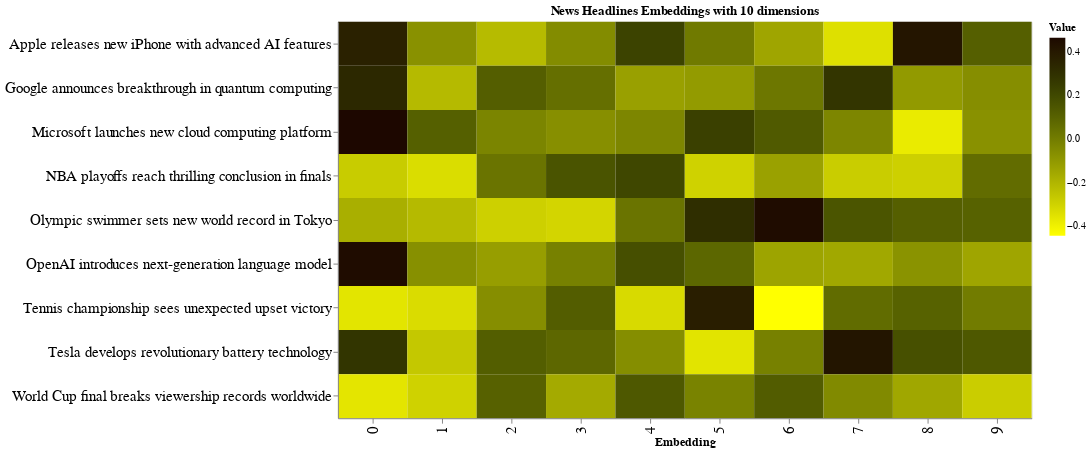

The notebook cell saved with this chart:
### Code cell
heatmap_result

### Figure 1 — Vega-Lite specification as saved in the notebook (floating-point values rounded to 4 significant figures)
{"config": {"view": {"continuousWidth": 300, "continuousHeight": 300}, "axis": {"labelFontSize": 15, "titleFontSize": 12}, "background": "#ffffff"}, "data": {"name": "data-bee07b48dfac9a21ab3a93e929297d92"}, "mark": {"type": "rect"}, "encoding": {"color": {"field": "value", "scale": {"range": ["yellow", "#000000"]}, "title": "Value", "type": "quantitative"}, "x": {"field": "variable", "title": "Embedding", "type": "nominal"}, "y": {"axis": {"labelLimit": 500}, "field": "headline", "title": "", "type": "nominal"}}, "height": 400, "title": "News Headlines Embeddings with 10 dimensions", "width": 700, "$schema": "https://vega.github.io/schema/vega-lite/v5.20.1.json", "datasets": {"data-bee07b48dfac9a21ab3a93e929297d92": [{"headline": "Apple releases new iPhone with advanced AI features", "variable": 0, "value": 0.3634}, {"headline": "Google announces breakthrough in quantum computing", "variable": 0, "value": 0.3324}, {"headline": "Microsoft launches new cloud computing platform", "variable": 0, "value": 0.4647}, {"headline": "Tesla develops revolutionary battery technology", "variable": 0, "value": 0.2801}, {"headline": "OpenAI introduces next-generation language model", "variable": 0, "value": 0.4518}, {"headline": "World Cup final breaks viewership records worldwide", "variable": 0, "value": -0.3599}, {"headline": "Olympic swimmer sets new world record in Tokyo", "variable": 0, "value": -0.1763}, {"headline": "NBA playoffs reach thrilling conclusion in finals", "variable": 0, "value": -0.2751}, {"headline": "Tennis championship sees unexpected upset victory", "variable": 0, "value": -0.3573}, {"headline": "Apple releases new iPhone with advanced AI features", "variable": 1, "value": -0.07182}, {"headline": "Google announces breakthrough in quantum computing", "variable": 1, "value": -0.2133}, {"headline": "Microsoft launches new cloud computing platform", "variable": 1, "value": 0.1111}, {"headline": "Tesla develops revolutionary battery technology", "variable": 1, "value": -0.2611}, {"headline": "OpenAI introduces next-generation language model", "variable": 1, "value": -0.0666}, {"headline": "World Cup final breaks viewership records worldwide", "variable": 1, "value": -0.2958}, {"headline": "Olympic swimmer sets new world record in Tokyo", "variable": 1, "value": -0.2154}, {"headline": "NBA playoffs reach thrilling conclusion in finals", "variable": 1, "value": -0.3305}, {"headline": "Tennis championship sees unexpected upset victory", "variable": 1, "value": -0.3291}, {"headline": "Apple releases new iPhone with advanced AI features", "variable": 2, "value": -0.2182}, {"headline": "Google announces breakthrough in quantum computing", "variable": 2, "value": 0.1158}, {"headline": "Microsoft launches new cloud computing platform", "variable": 2, "value": -0.02722}, {"headline": "Tesla develops revolutionary battery technology", "variable": 2, "value": 0.118}, {"headline": "OpenAI introduces next-generation language model", "variable": 2, "value": -0.1177}, {"headline": "World Cup final breaks viewership records worldwide", "variable": 2, "value": 0.1057}, {"headline": "Olympic swimmer sets new world record in Tokyo", "variable": 2, "value": -0.2885}, {"headline": "NBA playoffs reach thrilling conclusion in finals", "variable": 2, "value": 0.03383}, {"headline": "Tennis championship sees unexpected upset victory", "variable": 2, "value": -0.06157}, {"headline": "Apple releases new iPhone with advanced AI features", "variable": 3, "value": -0.05431}, {"headline": "Google announces breakthrough in quantum computing", "variable": 3, "value": 0.05166}, {"headline": "Microsoft launches new cloud computing platform", "variable": 3, "value": -0.06518}, {"headline": "Tesla develops revolutionary battery technology", "variable": 3, "value": 0.08239}, {"headline": "OpenAI introduces next-generation language model", "variable": 3, "value": -0.01273}, {"headline": "World Cup final breaks viewership records worldwide", "variable": 3, "value": -0.16}, {"headline": "Olympic swimmer sets new world record in Tokyo", "variable": 3, "value": -0.307}, {"headline": "NBA playoffs reach thrilling conclusion in finals", "variable": 3, "value": 0.1557}, {"headline": "Tennis championship sees unexpected upset victory", "variable": 3, "value": 0.1212}, {"headline": "Apple releases new iPhone with advanced AI features", "variable": 4, "value": 0.2232}, {"headline": "Google announces breakthrough in quantum computing", "variable": 4, "value": -0.1235}, {"headline": "Microsoft launches new cloud computing platform", "variable": 4, "value": -0.03145}, {"headline": "Tesla develops revolutionary battery technology", "variable": 4, "value": -0.06042}, {"headline": "OpenAI introduces next-generation language model", "variable": 4, "value": 0.1735}, {"headline": "World Cup final breaks viewership records worldwide", "variable": 4, "value": 0.1397}, {"headline": "Olympic swimmer sets new world record in Tokyo", "variable": 4, "value": 0.03318}, {"headline": "NBA playoffs reach thrilling conclusion in finals", "variable": 4, "value": 0.2064}, {"headline": "Tennis championship sees unexpected upset victory", "variable": 4, "value": -0.3229}, {"headline": "Apple releases new iPhone with advanced AI features", "variable": 5, "value": 0.01299}, {"headline": "Google announces breakthrough in quantum computing", "variable": 5, "value": -0.1051}, {"headline": "Microsoft launches new cloud computing platform", "variable": 5, "value": 0.2357}, {"headline": "Tesla develops revolutionary battery technology", "variable": 5, "value": -0.3542}, {"headline": "OpenAI introduces next-generation language model", "variable": 5, "value": 0.0847}, {"headline": "World Cup final breaks viewership records worldwide", "variable": 5, "value": -0.02037}, {"headline": "Olympic swimmer sets new world record in Tokyo", "variable": 5, "value": 0.3078}, {"headline": "NBA playoffs reach thrilling conclusion in finals", "variable": 5, "value": -0.2951}, {"headline": "Tennis championship sees unexpected upset victory", "variable": 5, "value": 0.3769}, {"headline": "Apple releases new iPhone with advanced AI features", "variable": 6, "value": -0.1435}, {"headline": "Google announces breakthrough in quantum computing", "variable": 6, "value": 0.02175}, {"headline": "Microsoft launches new cloud computing platform", "variable": 6, "value": 0.1312}, {"headline": "Tesla develops revolutionary battery technology", "variable": 6, "value": -0.01207}, {"headline": "OpenAI introduces next-generation language model", "variable": 6, "value": -0.1369}, {"headline": "World Cup final breaks viewership records worldwide", "variable": 6, "value": 0.1238}, {"headline": "Olympic swimmer sets new world record in Tokyo", "variable": 6, "value": 0.4514}, {"headline": "NBA playoffs reach thrilling conclusion in finals", "variable": 6, "value": -0.1283}, {"headline": "Tennis championship sees unexpected upset victory", "variable": 6, "value": -0.4428}, {"headline": "Apple releases new iPhone with advanced AI features", "variable": 7, "value": -0.3415}, {"headline": "Google announces breakthrough in quantum computing", "variable": 7, "value": 0.2776}, {"headline": "Microsoft launches new cloud computing platform", "variable": 7, "value": -0.03206}, {"headline": "Tesla develops revolutionary battery technology", "variable": 7, "value": 0.4213}, {"headline": "OpenAI introduces next-generation language model", "variable": 7, "value": -0.151}, {"headline": "World Cup final breaks viewership records worldwide", "variable": 7, "value": -0.04469}, {"headline": "Olympic swimmer sets new world record in Tokyo", "variable": 7, "value": 0.153}, {"headline": "NBA playoffs reach thrilling conclusion in finals", "variable": 7, "value": -0.278}, {"headline": "Tennis championship sees unexpected upset victory", "variable": 7, "value": 0.06536}, {"headline": "Apple releases new iPhone with advanced AI features", "variable": 8, "value": 0.418}, {"headline": "Google announces breakthrough in quantum computing", "variable": 8, "value": -0.1025}, {"headline": "Microsoft launches new cloud computing platform", "variable": 8, "value": -0.3773}, {"headline": "Tesla develops revolutionary battery technology", "variable": 8, "value": 0.1708}, {"headline": "OpenAI introduces next-generation language model", "variable": 8, "value": -0.07674}, {"headline": "World Cup final breaks viewership records worldwide", "variable": 8, "value": -0.1475}, {"headline": "Olympic swimmer sets new world record in Tokyo", "variable": 8, "value": 0.1137}, {"headline": "NBA playoffs reach thrilling conclusion in finals", "variable": 8, "value": -0.2881}, {"headline": "Tennis championship sees unexpected upset victory", "variable": 8, "value": 0.103}, {"headline": "Apple releases new iPhone with advanced AI features", "variable": 9, "value": 0.1133}, {"headline": "Google announces breakthrough in quantum computing", "variable": 9, "value": -0.06149}, {"headline": "Microsoft launches new cloud computing platform", "variable": 9, "value": -0.07227}, {"headline": "Tesla develops revolutionary battery technology", "variable": 9, "value": 0.1396}, {"headline": "OpenAI introduces next-generation language model", "variable": 9, "value": -0.143}, {"headline": "World Cup final breaks viewership records worldwide", "variable": 9, "value": -0.2789}, {"headline": "Olympic swimmer sets new world record in Tokyo", "variable": 9, "value": 0.1025}, {"headline": "NBA playoffs reach thrilling conclusion in finals", "variable": 9, "value": 0.06361}, {"headline": "Tennis championship sees unexpected upset victory", "variable": 9, "value": 0.004281}]}}
